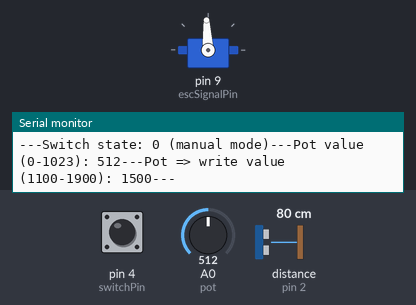
This sketch was run on a simulated Arduino Uno, built with avr-gcc and run on an emulated ATmega328P. Shown: servo, the last lines printed to the serial monitor. The test bench sets the inputs (shaded band); at power-on: A0 (pot) = 512, pin 4 (switchPin) LOW, distance to the obstacle (sensor on pin 2) 80 cm. The echo pulse lasts 58.3 µs per cm.

Above: at 8.2 s.
8.3 s: A0 (pot) set to 105
At 8.6 s:
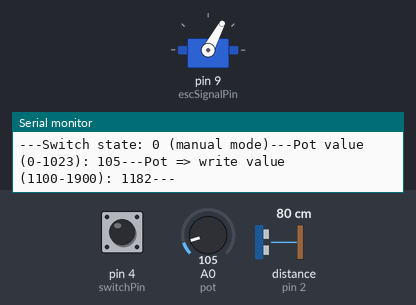
9.8 s: A0 (pot) set to 95
At 10.7 s:
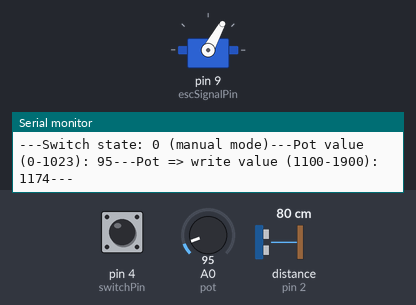
11.4 s: pin 4 (switchPin) pulled HIGH for 0.15 s
At 12.8 s:
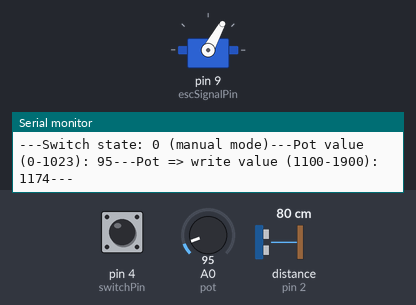
13.1 s: A0 (pot) set to 716
At 14.3 s:
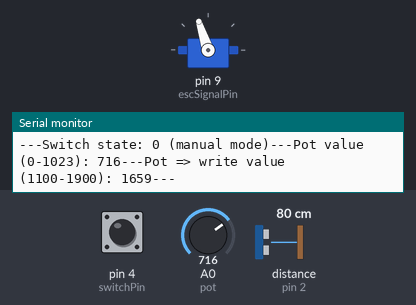
14.6 s: A0 (pot) set to 992
At 15.0 s:
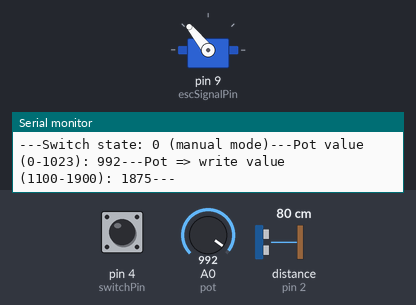
16.1 s: A0 (pot) set to 1011
At 16.8 s:
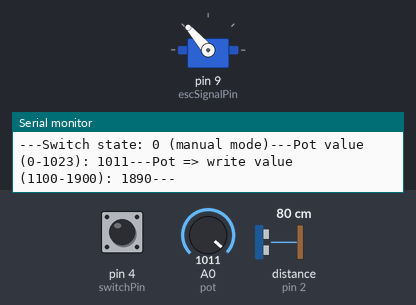
Timing chart, 0 to 19.1 s (numbered marks = the images above; inputs shaded):
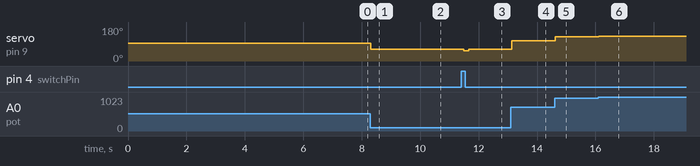

Measured:
- after the input at 8.3 s, servo on pin 9 (escSignalPin): 93° → 62° at once
- after the input at 9.8 s, servo on pin 9 (escSignalPin): 62° → 61° after 0.10 s
- after the input at 11.4 s, servo on pin 9 (escSignalPin): 61° → 54° after 0.08 s, → 61° 0.18 s later
- after the input at 13.1 s, servo on pin 9 (escSignalPin): 61° → 108° at once
- after the input at 14.6 s, servo on pin 9 (escSignalPin): 108° → 129° at once
- after the input at 16.1 s, servo on pin 9 (escSignalPin): 129° → 131° at once

The sketch:

towercoptermicroseconds.ino
```cpp
#include <Servo.h>

// Pins.
#define echoPin 2
#define trigPin 3
#define switchPin 4
#define escSignalPin 9

// ESC as servo.
Servo esc;

// Ultrasonic sensor variables.
long duration = 0; // Duration of sound wave travel.
int distance = 0; // Distance measurement.

const int min_distance = 2; // Min and max measurable distance limit.
const int max_distance = 100;

// Switch variables.
int switchState = 0;

// Pot variables.
int pot_val = 0; // Potentiometer values (0-1023).

// PID variables.
const double proc_time = 0.6; // Constant process time.

double error = 0; // Errors.
double prev_error = 0;

double p = 0; // PID values.
double i = 0;
double d = 0;

double kp = 0.4; // PID factors values.
double ki = 0.005;
double kd = 0.03;

double integral = 0; // Temporary values for calculation.
double derivative = 0;

double total_val = 0; // Total PID value.

const int setpoint = 20; // Constant setpoint.

// Writing variables.
int write_val = 0; // Remapped value for writing to esc (manual / auto).

void setup() {
  // Start serial communication.
  Serial.begin(9600);

  // Define in and outputs.
  pinMode(echoPin, INPUT);
  pinMode(trigPin, OUTPUT);
  pinMode(switchPin, INPUT);

  // ESC startup.
  esc.attach(escSignalPin); // Attach.
  esc.writeMicroseconds(1500); // Send stop signal to ESC.
  delay(7000); // Allow ESC to recognize stop signal.
}

void loop() {
  switchState = digitalRead(switchPin); // Read switch state.

  // Compare switch states.
  if (switchState == HIGH) {
    pidControl(); // Auto mode (PID control).
  } else {
    potControl(); // Manual mode (potentiometer control).
  }
}

void pidControl() {
  // -- Ultrasonic sensor code. --
  digitalWrite(trigPin, LOW); // Clear trigPin.
  delayMicroseconds(2);

  digitalWrite(trigPin, HIGH); // trigPin HIGH.
  delayMicroseconds(10);
  digitalWrite(trigPin, LOW); // trigPin LOW.

  duration = pulseIn(echoPin, HIGH); // Read echoPin (sound wave travel time).
  distance = duration * 0.034 / 2; // Calculate distance.

  // Limit distance values.
  if (distance > max_distance) {
    distance = max_distance;
  } else if (distance < min_distance) {
    distance = min_distance;
  }
  // -- End ultrasonic sensor code. --

  // -- PID code. --
  // Calculate error.
  error = setpoint - distance;

  // Proportional action.
  p = kp * error;

  // Integral action (anti-windup).
  if (!(i < -20) || (i > 20)) {
    integral = error * proc_time;
    i += ki * integral;
  }

  // Derivative action.
  derivative = (error - prev_error) / proc_time;
  d = kd * derivative;

  // Total.
  total_val = p + i + d;

  // Limit total value.
  if (total_val > 100) {
    total_val = 100;
  }
  if (total_val < 0) {
    total_val = 0;
  }

  prev_error = error; // Set previous error to current error.

  write_val = map(total_val, 0, 100, 1100, 1900); // Map 0-100 to 1100-1900 (servo us).
  esc.writeMicroseconds(write_val); // Write value to esc.
  delay(10);

  // Print values.
  Serial.println();
  Serial.print("Switch state: " + String(switchState) + (" (auto mode)"));
  Serial.print("---");
  Serial.print("Setpoint: " + String(setpoint));
  Serial.print("---");
  Serial.print("Distance: " + String(distance));
  Serial.print("---");
  Serial.print("Error: " + String(error));
  Serial.print("---");
  Serial.print("P: " + String(p));
  Serial.print("---");
  Serial.print("I: " + String(i));
  Serial.print("---");
  Serial.print("D: " + String(d));
  Serial.print("---");
  Serial.print("Total value (0-100): " + String(total_val));
  Serial.print("---");
  Serial.print("Total => write value (1100-1900): " + String(write_val));
  Serial.print("---");
}

void potControl() {
  pot_val = analogRead(A0); // Read pot value.
  write_val = map(pot_val, 0, 1023, 1100, 1900); // Map from 0-1023 (pot) to 1100-1900 (servo us).
  esc.writeMicroseconds(write_val); // Write value to esc.

  // Print values.
  Serial.println();
  Serial.print("---");
  Serial.print("Switch state: " + String(switchState) + (" (manual mode)"));
  Serial.print("---");
  Serial.print("Pot value (0-1023): " + String(pot_val));
  Serial.print("---");
  Serial.print("Pot => write value (1100-1900): " + String(write_val));
  Serial.print("---");
}
```
